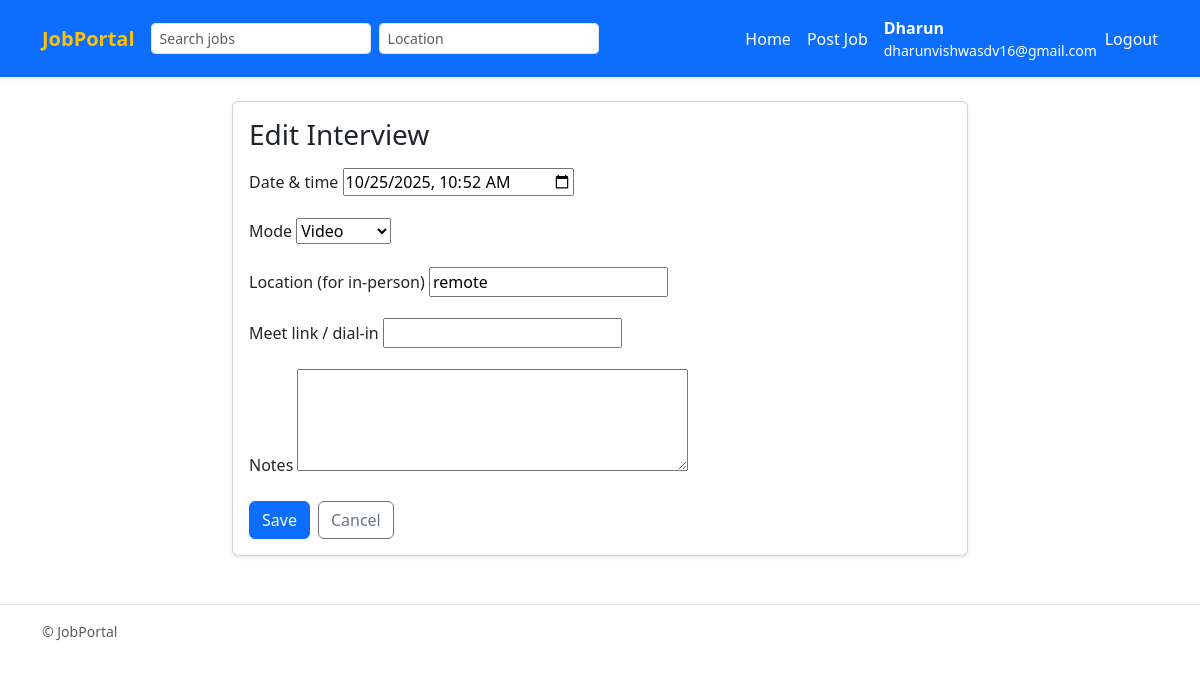
Screenshot of /interview/1/edit/ (signed in) with the database file from the repository.
### jobs/models.py (models this page shows, shortened)
class Interview(models.Model):
    MODE_CHOICES = [("in_person","In person"),("phone","Phone"),("video","Video")]
    STATUS_CHOICES = [("scheduled","Scheduled"),("rescheduled","Rescheduled"),("completed","Completed"),("canceled","Canceled")]
    application = models.ForeignKey(Application, on_delete=models.CASCADE, related_name="interviews")
    created_by = models.ForeignKey(User, on_delete=models.CASCADE, related_name="created_interviews")
    scheduled_at = models.DateTimeField()
    mode = models.CharField(max_length=20, choices=MODE_CHOICES, default="video")
    location = models.CharField(max_length=255, blank=True, help_text="Office address (for in-person) or leave blank.")
    meet_link = models.CharField(max_length=255, blank=True, help_text="Video/Phone meeting link or dial-in.")
    notes = models.TextField(blank=True)
    status = models.CharField(max_length=20, choices=STATUS_CHOICES, default="scheduled")
    invite_sent = models.BooleanField(default=False)
    created_at = models.DateTimeField(auto_now_add=True)
    updated_at = models.DateTimeField(auto_now=True)
    class Meta:
        ordering = ["scheduled_at"]

### jobs/views.py (the view, shortened to what this page needs)
# urls.py: path("interview/<int:pk>/edit/", views.InterviewUpdateView.as_view(), name="interview_update"),
class InterviewUpdateView(LoginRequiredMixin, UserPassesTestMixin, UpdateView):
    model = Interview
    form_class = InterviewForm
    template_name = "jobs/interview_form.html"
    def test_func(self):
        interview = self.get_object()
        return interview.application.job.poster == self.request.user

### jobs/forms.py (shortened to what this page needs)
class InterviewForm(forms.ModelForm):
    class Meta:
        model = Interview
        fields = ("scheduled_at","mode","location","meet_link","notes")
        widgets = {
            "scheduled_at": forms.DateTimeInput(attrs={"type":"datetime-local"}),
            "notes": forms.Textarea(attrs={"rows":4}),
        }

### jobs/templates/jobs/interview_form.html (shortened to what this page needs)
{% extends 'jobs/base.html' %}
{% block content %}
<div class="row justify-content-center">
  <div class="col-lg-8">
    <div class="card shadow-sm">
      <div class="card-body">
        <h3 class="card-title mb-3">{% if object %}Edit Interview{% else %}Schedule Interview{% endif %}</h3>
        <form method="post" novalidate>
          <div class="mb-3">
            <label class="form-label" for="{{ form.scheduled_at.id_for_label }}">Date & time</label>
            {{ form.scheduled_at }}
          </div>
          <div class="mb-3">
            <label class="form-label" for="{{ form.mode.id_for_label }}">Mode</label>
            {{ form.mode }}
          </div>
          <div class="mb-3">
            <label class="form-label" for="{{ form.location.id_for_label }}">Location (for in-person)</label>
            {{ form.location }}
          </div>
          <div class="mb-3">
            <label class="form-label" for="{{ form.meet_link.id_for_label }}">Meet link / dial-in</label>
            {{ form.meet_link }}
          </div>
          <div class="mb-3">
            <label class="form-label" for="{{ form.notes.id_for_label }}">Notes</label>
            {{ form.notes }}
          </div>
          <div class="d-flex gap-2">
            <button type="submit" class="btn btn-primary">{% if object %}Save{% else %}Schedule{% endif %}</button>
            <a href="{% if object %}{% url 'jobs:job_detail' object.application.job.pk %}{% else %}{% url 'jobs:job_detail' view.application.job.pk %}{% endif %}" class="btn btn-outline-secondary">Cancel</a>
          </div>
        </form>
      </div>
    </div>
  </div>
</div>
{% endblock %}

### jobs/templates/jobs/base.html (shortened to what this page needs)
{% load static %}
<!doctype html>
<html lang="en">
<head>
  <link href="https://cdn.jsdelivr.net/npm/bootstrap@5.3.0/dist/css/bootstrap.min.css" rel="stylesheet">
</head>
<body>
<nav class="navbar navbar-expand-lg navbar-primary bg-primary shadow-sm">
  <div class="container">
    <a class="navbar-brand  text-warning fw-bold" href="{% url 'jobs:job_list' %}">JobPortal</a>
    <div class="collapse navbar-collapse" id="mainNav">
      <form class="d-flex me-auto" method="get" action="{% url 'jobs:job_list' %}">
        <input name="q" class="form-control form-control-sm me-2" type="search" placeholder="Search jobs" aria-label="Search"
               value="{{ request.GET.q|default:'' }}">
        <input name="location" class="form-control form-control-sm me-2" type="search" placeholder="Location"
               value="{{ request.GET.location|default:'' }}">
        <button class="btn btn-sm btn-outline-primary" type="submit">Search</button>
      </form>
      <ul class="navbar-nav ms-auto mb-2 mb-lg-0 align-items-center">
        {% if user.is_authenticated %}
          {% if user.profile.is_employer %}
          <li class="nav-item">
              <a class="nav-link text-white" href="{% url 'jobs:job_list' %}">Home</a>
            </li>
            <li class="nav-item">
              <a class="nav-link text-white" href="{% url 'jobs:job_create' %}">Post Job</a>
            </li>
          {% else %}
            <li class="nav-item">
              <a class="nav-link text-white" href="{% url 'jobs:job_list' %}">Jobs</a>
            </li>
          {% endif %}
           <li class="nav-item">
            <a class="nav-link text-white" href="#">
              <strong>{{ user.username }}</strong>
              {% if user.email %}<small class="text-white d-block">{{ user.email }}</small>{% endif %}
            </a>
          </li>
          <li class="nav-item">
            <form method="post" action="{% url 'logout' %}" style="display:inline;">
  <button type="submit" class="btn btn-link nav-link p-0 text-white">Logout</button>
</form>
          </li>
        {% endif %}
      </ul>
    </div>
  </div>
</nav>
<main class="container py-4">
  {% block content %}{% endblock %}
</main>
<footer class="border-top py-3 mt-4">
  <div class="container text-muted small">
    &copy; {{ now.year }} JobPortal
  </div>
</footer>
</body>
</html>

### jobs/templates/jobs/base.html (style rules this page uses)
.nav-item .nav-link { white-space: nowrap; }

### rows the page displays
Interview: scheduled_at "10/25/2025 10:52", mode "Video", location "remote"

### other values shown
{{ user.username }} "Dharun"
{{ user.email }} "dharunvishwasdv16@gmail.com"
